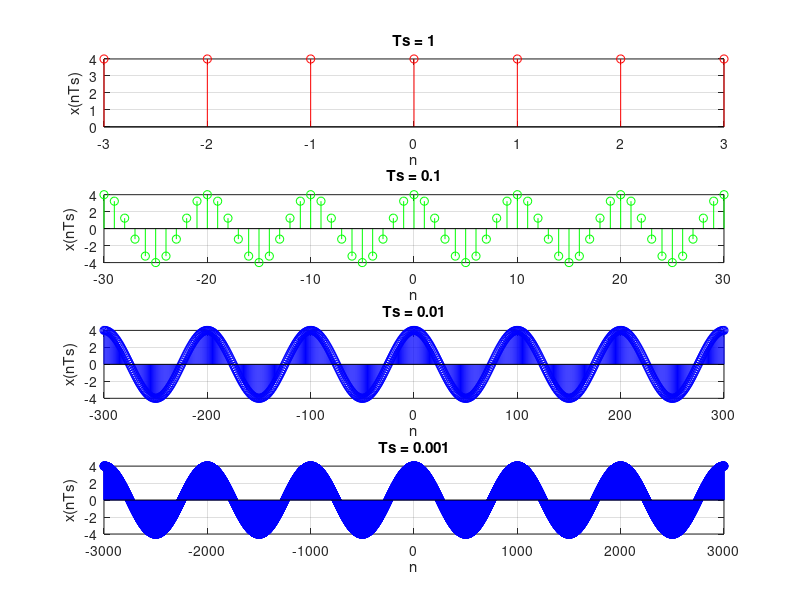

Write the MATLAB code that produced this figure.
%% *Problem #0.13*
% By: *Ian Doarn*
% Class: EECE 3203
%%

close all;
clear variables;
clc;

T=1; % This is arbitrary
omega=2*pi/T;
Ts1=T/1;
Ts2=T/10;
Ts3=T/100;
Ts4=T/1000;

tmin=0;
tmax=3;
N1=tmax/Ts1;
N2=tmax/Ts2;
N3=tmax/Ts3;
N4=tmax/Ts4;
n1=-N1:N1;
n2=-N2:N2;
n3=-N3:N3;
n4=-N4:N4;

x1=4*cos(omega*n1*Ts1);
x2=4*cos(omega*n2*Ts2);
x3=4*cos(omega*n3*Ts3);
x4=4*cos(omega*n4*Ts4);

figure();

subplot(4,1,1);
stem(n1,x1, 'r');
title('Ts = 1')
xlabel('n');
ylabel('x(nTs)');
grid on;

subplot(4,1,2);
stem(n2,x2, 'g');
title('Ts = 0.1')
xlabel('n');
ylabel('x(nTs)');
grid on;

subplot(4,1,3);
stem(n3,x3, 'b');
title('Ts = 0.01')
xlabel('n');
ylabel('x(nTs)');
grid on;

subplot(4,1,4);
stem(n4,x4, 'b');
title('Ts = 0.001')
xlabel('n');
ylabel('x(nTs)');
grid on;